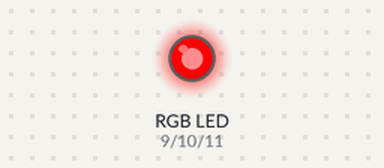
Simulated run of this sketch. Board: Arduino Uno, built with avr-gcc and run on an emulated ATmega328P. Parts: an RGB LED mixed from three pins (HIGH = lit).

Above: at 0.05 s.
At 2.0 s:
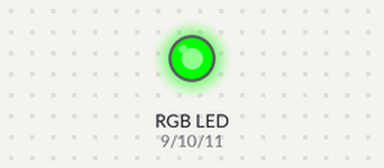
At 3.0 s:
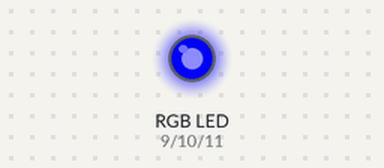
At 4.0 s:
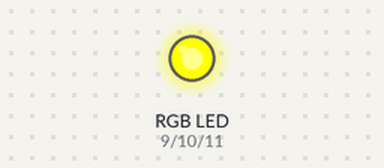
At 6.0 s:
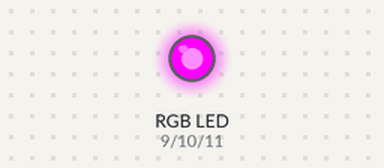
At 8.0 s:
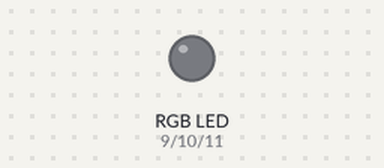
Timing chart, 0 to 10.4 s (numbered marks = the images above):
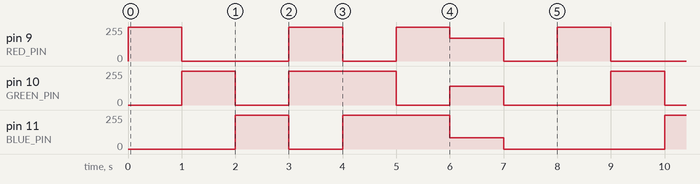

Measured:
- by itself, pin 9 (RED_PIN): repeats every 8.0 s: 0/255 2.0 s, 255/255 1.0 s, 0/255 1.0 s, 255/255 1.0 s, 170/255 1.0 s, 0/255 1.0 s, 255/255 1.0 s
- by itself, pin 10 (GREEN_PIN): repeats every 8.0 s: 0/255 1.0 s, 255/255 2.0 s, 0/255 1.0 s, 142/255 1.0 s, 0/255 2.0 s, 255/255 1.0 s
- by itself, pin 11 (BLUE_PIN): repeats every 8.0 s: 0/255 1.0 s, 255/255 2.0 s, 85/255 1.0 s, 0/255 3.0 s, 255/255 1.0 s

The sketch:

rgb_led_demo.ino
```cpp
#include "RGB_LED.h"

#define RED_PIN   (9)
#define GREEN_PIN (10)
#define BLUE_PIN  (11)

RGB_LED led( RED_PIN, GREEN_PIN, BLUE_PIN, false );

uint32_t COLORS[] = {
   0xff0000, 0x00ff00, 0x0000ff,
   0xffff00, 0x00ffff, 0xff00ff, 0xaa8e55, 0, };

void setup() {
   // empty
}

void loop() {
  int n = sizeof(COLORS) / sizeof(COLORS[0]);
  for (int i=0; i < n; i++ ) {
    led.setColor( COLORS[i] ); // change color
    delay(1000);
  }
}
```

RGB_LED.cpp
```cpp
#include "RGB_LED.h"

RGB_LED::RGB_LED( uint8_t redPin, uint8_t greenPin, uint8_t bluePin,
                  bool inverting )
{
  // save the Arduino pins for PWM output
  _pins[0] = redPin;
  _pins[1] = greenPin;
  _pins[2] = bluePin;
  _inverting = inverting;
  for ( uint8_t i=0; i < 3; i++ ) {
    pinMode( _pins[i], OUTPUT ); // use this pin as output
  }
  setColor( 0, 0, 0 ); // set initial color to zero (off)
}

void RGB_LED::setColor( uint8_t r, uint8_t g, uint8_t b ) {
  _rgb[0] = r;
  _rgb[1] = g;
  _rgb[2] = b;
  update();
}

void RGB_LED::setColor( uint32_t color ) {
  setColor( (color >> 16) & 0xff,
            (color >>  8) & 0xff,
             color & 0xff );
}

void RGB_LED::update() {
  uint8_t duty_cycle;
  for ( uint8_t i=0; i < 3; i++ ) {
    duty_cycle = (_inverting) ? (255 - _rgb[i]) : _rgb[i];
    analogWrite( _pins[i], duty_cycle );
  }
}
```

RGB_LED.h
```cpp
#ifndef _RGB_LED_H
#define _RGB_LED_H

#include <Arduino.h>
#include <inttypes.h>

// This class implements a color controller for a single RGB LED
// that can change its color by adjust the duty cycles of
// three PWM signals used to control that LED.

class RGB_LED {
  public:
    // class constructor
    RGB_LED( uint8_t redPin, uint8_t greenPin, uint8_t bluePin,
             bool inverting=false );
    // instance member methods
    void setColor( uint32_t color );  // set the RGB color
    void setColor( uint8_t r, uint8_t g, uint8_t b ); // set the RGB color

  private:
    // private member method
    void update();
    // private member fields
    uint8_t _pins[3], _rgb[3];
    bool _inverting; // inverse the PWM output?
}; // end of class (don't forget the semicolon)

#endif // _RGB_LED_H
```
